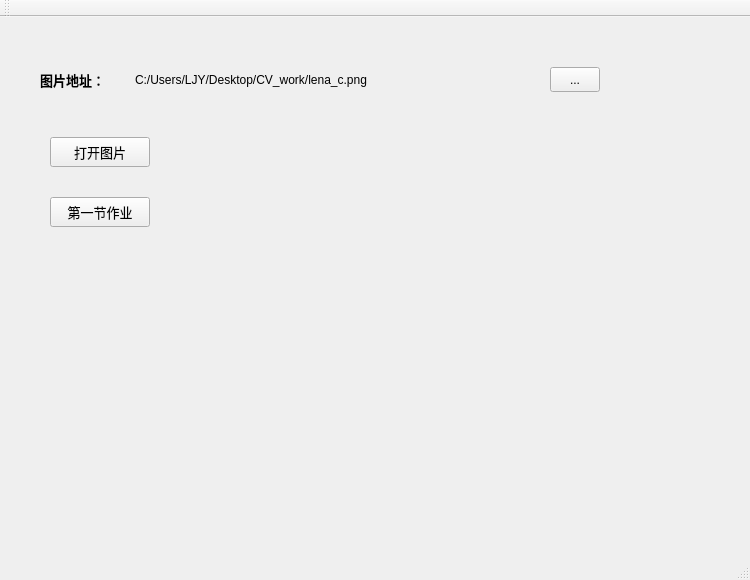
<?xml version="1.0" encoding="UTF-8"?>
<ui version="4.0">
 <class>MainWindow</class>
 <widget class="QMainWindow" name="MainWindow">
  <property name="geometry">
   <rect>
    <x>0</x>
    <y>0</y>
    <width>750</width>
    <height>580</height>
   </rect>
  </property>
  <property name="windowTitle">
   <string>MainWindow</string>
  </property>
  <widget class="QWidget" name="centralWidget">
   <widget class="QToolButton" name="toolButton">
    <property name="geometry">
     <rect>
      <x>550</x>
      <y>50</y>
      <width>50</width>
      <height>25</height>
     </rect>
    </property>
    <property name="text">
     <string>...</string>
    </property>
   </widget>
   <widget class="QPushButton" name="OpenImgButton">
    <property name="geometry">
     <rect>
      <x>50</x>
      <y>120</y>
      <width>100</width>
      <height>30</height>
     </rect>
    </property>
    <property name="font">
     <font>
      <pointsize>10</pointsize>
     </font>
    </property>
    <property name="text">
     <string>打开图片</string>
    </property>
   </widget>
   <widget class="QLabel" name="SrcImglabel">
    <property name="geometry">
     <rect>
      <x>350</x>
      <y>150</y>
      <width>300</width>
      <height>300</height>
     </rect>
    </property>
    <property name="text">
     <string/>
    </property>
   </widget>
   <widget class="QPushButton" name="WorkButton1">
    <property name="geometry">
     <rect>
      <x>50</x>
      <y>180</y>
      <width>100</width>
      <height>30</height>
     </rect>
    </property>
    <property name="font">
     <font>
      <pointsize>10</pointsize>
     </font>
    </property>
    <property name="text">
     <string>第一节作业</string>
    </property>
   </widget>
   <widget class="QLabel" name="pathlabel">
    <property name="geometry">
     <rect>
      <x>135</x>
      <y>50</y>
      <width>400</width>
      <height>25</height>
     </rect>
    </property>
    <property name="font">
     <font>
      <pointsize>9</pointsize>
     </font>
    </property>
    <property name="text">
     <string>C:/Users/LJY/Desktop/CV_work/lena_c.png</string>
    </property>
   </widget>
   <widget class="QLabel" name="label">
    <property name="geometry">
     <rect>
      <x>40</x>
      <y>50</y>
      <width>100</width>
      <height>25</height>
     </rect>
    </property>
    <property name="font">
     <font>
      <pointsize>10</pointsize>
      <weight>75</weight>
      <bold>true</bold>
     </font>
    </property>
    <property name="text">
     <string>图片地址：</string>
    </property>
   </widget>
  </widget>
  <widget class="QMenuBar" name="menuBar">
   <property name="geometry">
    <rect>
     <x>0</x>
     <y>0</y>
     <width>750</width>
     <height>25</height>
    </rect>
   </property>
  </widget>
  <widget class="QToolBar" name="mainToolBar">
   <attribute name="toolBarArea">
    <enum>TopToolBarArea</enum>
   </attribute>
   <attribute name="toolBarBreak">
    <bool>false</bool>
   </attribute>
  </widget>
  <widget class="QStatusBar" name="statusBar"/>
 </widget>
 <layoutdefault spacing="6" margin="11"/>
 <resources/>
 <connections/>
</ui>
